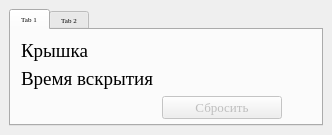
<?xml version="1.0" encoding="UTF-8"?>
<ui version="4.0">
 <class>MainWindow</class>
 <widget class="QMainWindow" name="MainWindow">
  <property name="geometry">
   <rect>
    <x>0</x>
    <y>0</y>
    <width>332</width>
    <height>135</height>
   </rect>
  </property>
  <property name="sizePolicy">
   <sizepolicy hsizetype="Fixed" vsizetype="Fixed">
    <horstretch>0</horstretch>
    <verstretch>0</verstretch>
   </sizepolicy>
  </property>
  <property name="minimumSize">
   <size>
    <width>0</width>
    <height>0</height>
   </size>
  </property>
  <property name="font">
   <font>
    <family>Times New Roman</family>
    <pointsize>14</pointsize>
   </font>
  </property>
  <property name="windowTitle">
   <string>MainWindow</string>
  </property>
  <widget class="QWidget" name="centralwidget">
   <layout class="QHBoxLayout" name="horizontalLayout_7">
    <item>
     <widget class="QTabWidget" name="tabWidget">
      <property name="font">
       <font>
        <family>Times New Roman</family>
        <pointsize>5</pointsize>
       </font>
      </property>
      <property name="currentIndex">
       <number>0</number>
      </property>
      <widget class="QWidget" name="tab">
       <attribute name="title">
        <string>Tab 1</string>
       </attribute>
       <widget class="QWidget" name="formLayoutWidget">
        <property name="geometry">
         <rect>
          <x>10</x>
          <y>10</y>
          <width>291</width>
          <height>81</height>
         </rect>
        </property>
        <layout class="QFormLayout" name="formLayout_2">
         <item row="0" column="0">
          <widget class="QLabel" name="label_5">
           <property name="minimumSize">
            <size>
             <width>135</width>
             <height>0</height>
            </size>
           </property>
           <property name="font">
            <font>
             <family>Times New Roman</family>
             <pointsize>14</pointsize>
            </font>
           </property>
           <property name="text">
            <string>Крышка</string>
           </property>
          </widget>
         </item>
         <item row="0" column="1">
          <widget class="QLabel" name="labelDoorOpen">
           <property name="minimumSize">
            <size>
             <width>135</width>
             <height>0</height>
            </size>
           </property>
           <property name="font">
            <font>
             <family>Times New Roman</family>
             <pointsize>14</pointsize>
            </font>
           </property>
           <property name="text">
            <string/>
           </property>
          </widget>
         </item>
         <item row="1" column="0">
          <widget class="QLabel" name="label_6">
           <property name="minimumSize">
            <size>
             <width>135</width>
             <height>0</height>
            </size>
           </property>
           <property name="font">
            <font>
             <family>Times New Roman</family>
             <pointsize>14</pointsize>
            </font>
           </property>
           <property name="text">
            <string>Время вскрытия</string>
           </property>
          </widget>
         </item>
         <item row="1" column="1">
          <widget class="QLabel" name="labelDoorOpenTime">
           <property name="minimumSize">
            <size>
             <width>135</width>
             <height>0</height>
            </size>
           </property>
           <property name="font">
            <font>
             <family>Times New Roman</family>
             <pointsize>14</pointsize>
            </font>
           </property>
           <property name="text">
            <string/>
           </property>
          </widget>
         </item>
         <item row="2" column="1">
          <widget class="QPushButton" name="btnOpenReset">
           <property name="enabled">
            <bool>false</bool>
           </property>
           <property name="maximumSize">
            <size>
             <width>120</width>
             <height>16777215</height>
            </size>
           </property>
           <property name="font">
            <font>
             <pointsize>10</pointsize>
            </font>
           </property>
           <property name="layoutDirection">
            <enum>Qt::LeftToRight</enum>
           </property>
           <property name="text">
            <string>Сбросить</string>
           </property>
          </widget>
         </item>
        </layout>
       </widget>
      </widget>
      <widget class="QWidget" name="tab_2">
       <attribute name="title">
        <string>Tab 2</string>
       </attribute>
       <widget class="QWidget" name="formLayoutWidget_2">
        <property name="geometry">
         <rect>
          <x>10</x>
          <y>10</y>
          <width>291</width>
          <height>81</height>
         </rect>
        </property>
        <layout class="QFormLayout" name="formLayout">
         <item row="0" column="1">
          <spacer name="verticalSpacer">
           <property name="orientation">
            <enum>Qt::Vertical</enum>
           </property>
           <property name="sizeHint" stdset="0">
            <size>
             <width>20</width>
             <height>40</height>
            </size>
           </property>
          </spacer>
         </item>
         <item row="1" column="0">
          <layout class="QHBoxLayout" name="horizontalLayout_6"/>
         </item>
         <item row="1" column="1">
          <widget class="QLabel" name="label">
           <property name="font">
            <font>
             <family>Times New Roman</family>
             <pointsize>14</pointsize>
            </font>
           </property>
           <property name="cursor">
            <cursorShape>BusyCursor</cursorShape>
           </property>
           <property name="text">
            <string>Устройство не найдено</string>
           </property>
           <property name="alignment">
            <set>Qt::AlignCenter</set>
           </property>
          </widget>
         </item>
         <item row="2" column="1">
          <spacer name="verticalSpacer_2">
           <property name="orientation">
            <enum>Qt::Vertical</enum>
           </property>
           <property name="sizeHint" stdset="0">
            <size>
             <width>20</width>
             <height>40</height>
            </size>
           </property>
          </spacer>
         </item>
        </layout>
       </widget>
      </widget>
     </widget>
    </item>
   </layout>
  </widget>
 </widget>
 <resources/>
 <connections/>
</ui>
